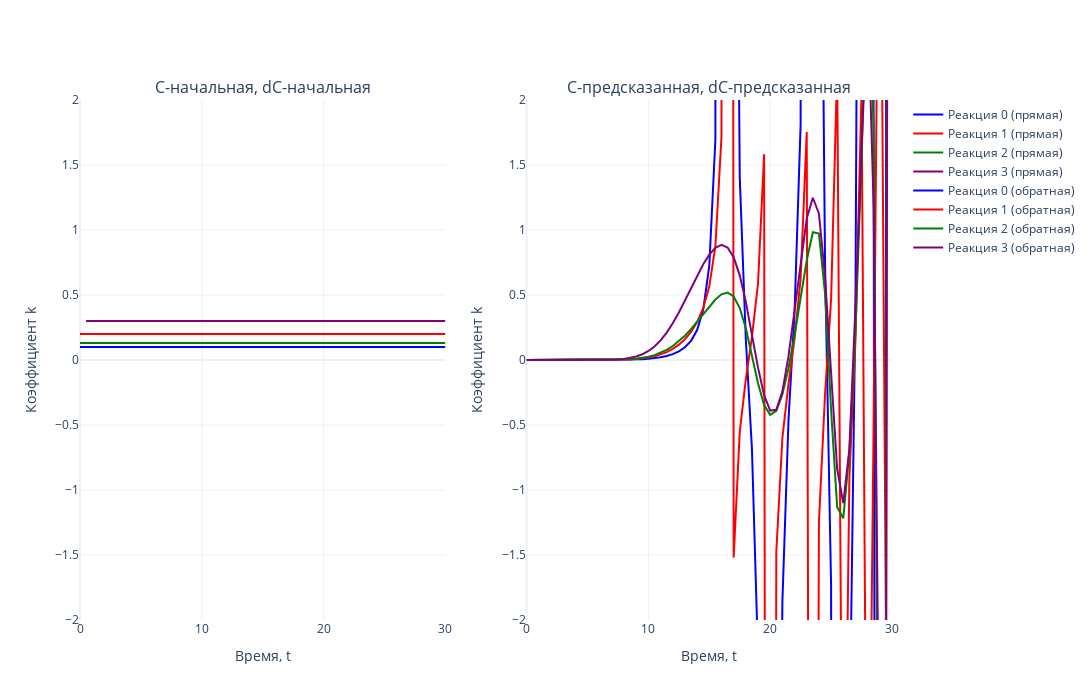

The notebook cell saved with this chart:
### Markdown cell above
## Генерация k в ходе обратной задачи

### Code cell
# Задаем цвета (4 цвета для реакций)
colors = ['blue', 'red', 'green', 'purple']

# Создаем два подграфика (2 столбца, 1 строка)
fig = make_subplots(rows=1, cols=2, subplot_titles=['С-начальная, dC-начальная', 'С-предсказанная, dC-предсказанная'])

# Первый график (прямая задача)
for i in range(N_REACTION):  
    fig.add_trace(go.Scatter(
        x=tsteps, 
        y=k_TRUE[i, :], 
        mode='lines', 
        name=f'Реакция {i} (прямая)',
        line=dict(color=colors[i % len(colors)])  # Применяем цвета циклично
    ), row=1, col=1)

# Второй график (обратная задача)
for i in range(N_REACTION):  
    fig.add_trace(go.Scatter(
        x=tsteps, 
        y=k_predict[i, :], 
        mode='lines', 
        name=f'Реакция {i} (обратная)',
        line=dict(color=colors[i % len(colors)])  # Применяем цвета циклично
    ), row=1, col=2)

# Настройки общего макета
fig.update_layout(
    template='plotly_white',
    width=1700,  # Общая ширина холста
    height=700,  # Высота холста
    showlegend=True
)

# Ограничение оси Y
fig.update_yaxes(range=[-2, 2], title_text='Коэффициент k', row=1, col=1)
fig.update_yaxes(range=[-2, 2], title_text='Коэффициент k', row=1, col=2)

# Подписи оси X
fig.update_xaxes(title_text='Время, t', row=1, col=1)
fig.update_xaxes(title_text='Время, t', row=1, col=2)

# Отображение графика
fig.show()
